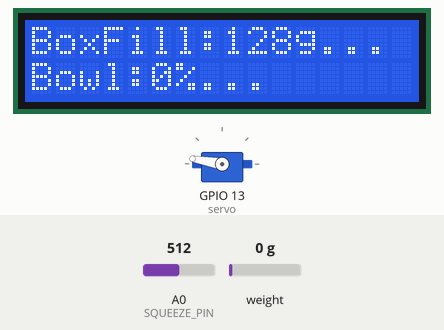
Recording of a sketch running on a simulated ESP8266 (NodeMCU). On the bench: servo, 16×2 character LCD. The test bench sets the inputs (shaded band); at power-on: weight on the scale 0 g, A0 (SQUEEZE_PIN) = 512. WiFi joins after 1.5 s; servers stay silent unless stated; what the sketch prints to the serial monitor is not drawn.

Above: at 11.4 s.
11.5 s: weight on the scale set to 100 g
At 13.5 s:
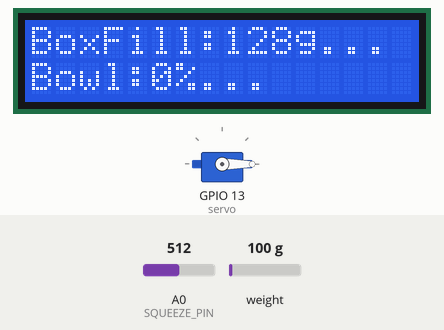
22.6 s: A0 (SQUEEZE_PIN) set to 716
At 31.6 s:
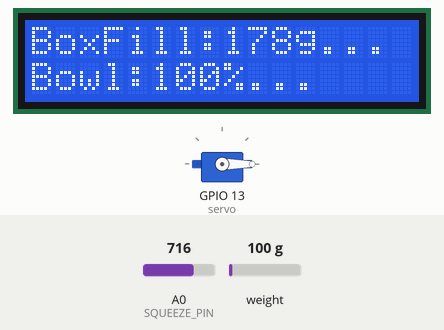
31.9 s: weight on the scale set to 18 g
At 41.7 s:
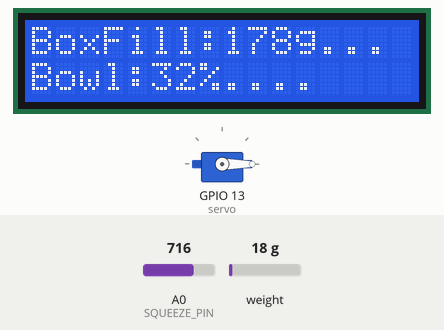
42.6 s: weight on the scale set to 15 g
At 52.2 s:
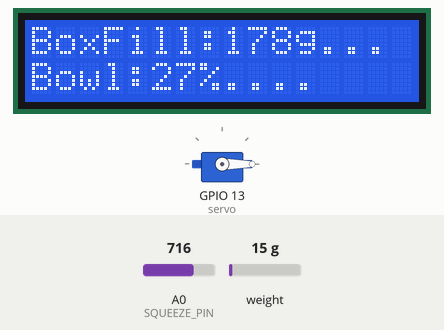
53.4 s: A0 (SQUEEZE_PIN) set to 900
At 62.2 s:
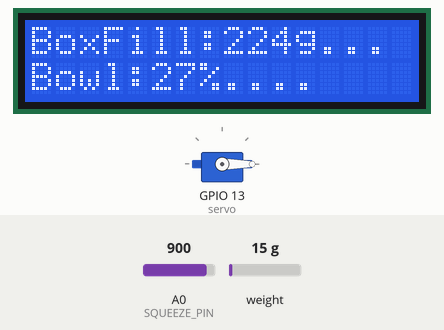
62.6 s: A0 (SQUEEZE_PIN) set to 1023
At 72.3 s:
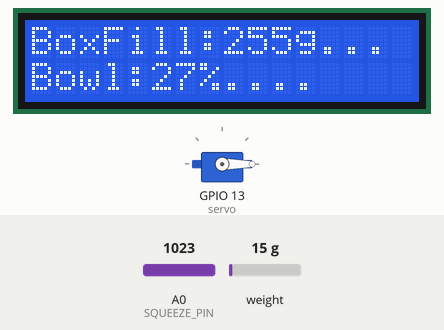
Timing chart, 0 to 73.6 s (numbered marks = the images above; inputs shaded):
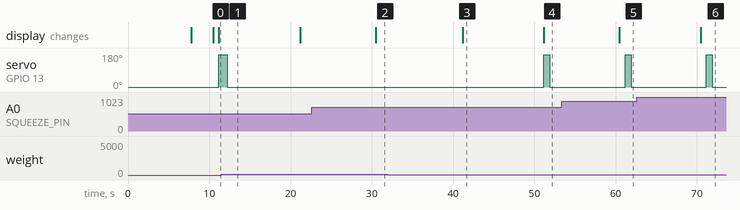

Measured:
- after the input at 11.5 s, servo on GPIO 13 (servo): goes on until 12.2 s, then stays 0°
- after the input at 22.6 s, the display: changes after 7.9 s (image 2)
- after the input at 31.9 s, the display: changes after 9.3 s (image 3)
- after the input at 42.6 s, servo on GPIO 13 (servo): 0° → 170° after 8.6 s, → 0° 0.73 s later; the display: changes after 8.6 s (image 4)
- after the input at 53.4 s, the display: changes after 7.1 s (image 5)
- after the input at 62.6 s, the display: changes after 7.9 s (image 6)

The sketch:

Feeder.ino
```cpp
#include "HX711.h"
#include <Servo.h>
#include <LiquidCrystal_I2C.h>
#include <ESP8266WiFi.h>

LiquidCrystal_I2C lcd(0x27, 16, 2);
Servo servo;

String apiKey = "API_KEY";
const char *ssid = "SSID";
const char *pass = "PASS";
const char* server = "api.thingspeak.com";


const int SQUEEZE_PIN = A0;
const int LOADCELL_DOUT_PIN = 12;
const int LOADCELL_SCK_PIN = 14;
const int SERVO = 13;
const int RA9P = A0;
#define red 16 // D0
#define green 15 // D8
HX711 scale;
WiFiClient client;

const float MIN_WEIGHT = 0;
const float MAX_WEIGHT = 55;

const float MIN_BOX_WEIGHT = 75;
const float MAX_BOX_WEIGHT = 3000;

unsigned long PREVIOUS_MILLIS = 0;
long INTERVAL = 10000;

void setup() {
  Serial.begin(38400);
  Serial.println("Initializing the scale");
  scale.begin(LOADCELL_DOUT_PIN, LOADCELL_SCK_PIN);

  scale.read();
  scale.read_average(20);
  scale.get_value(5);
  scale.get_units(5);
  scale.tare();

  scale.set_scale(2200.f);
  scale.read();
  scale.read_average(20);
  scale.get_value(5);
  scale.get_units(5);

  Serial.print("Odczyt wagi:");
  Serial.println(scale.get_units(5));

  servo.attach(13, 544, 2400);
  servo.write(0);
  lcd.init();
  lcd.backlight();
  delay(1000);
  //  servo.write(70);

  WiFi.begin(ssid, pass);

  while (WiFi.status() != WL_CONNECTED)
     {
            delay(500);
            Serial.print(".");
     }
   Serial.println("");
   Serial.println("WiFi connected");
}

int calculatePercentageFill(long minDistance, long maxDistance, long distance) {
  int fill =  ((distance - minDistance) * 100 / (maxDistance - minDistance));
  if (fill > 100) return 100;
  if (fill < 0) return 0;
  return fill;
}

 void sendWifiData(String text, int value, int field) {
  if (client.connect(server,80))   //   "184.106.153.149" or api.thingspeak.com
   {
       String postStr = apiKey;
       if(field == 3) {
        postStr +="&field3=";
       }else {
        postStr +="&field4=";
       }
       postStr += String(value);
       postStr += "\r\n\r\n";

       client.print("POST /update HTTP/1.1\n");
       client.print("Host: api.thingspeak.com\n");
       client.print("Connection: close\n");
       client.print("X-THINGSPEAKAPIKEY: "+apiKey+"\n");
       client.print("Content-Type: application/x-www-form-urlencoded\n");
       client.print("Content-Length: ");
       client.print(postStr.length());
       client.print("\n\n");
       client.print(postStr);

       Serial.print(text);
       Serial.print(value);
       Serial.println("%. Send to Thingspeak.");
  }
  client.stop();

  Serial.println("Waiting...");
 }


void runServo(float percentageWeight) {
  int seconds = (100 - percentageWeight) * 60 / 6;
  Serial.print("Seconds");
  Serial.println(seconds);
  if (seconds > 0) {
    servo.write(170);
    delay(seconds);
    servo.write(0);
  }
}


void adjustBowlFill() {
  int weight = scale.get_units(5);

  int bowlPercentageFill = calculatePercentageFill(MIN_WEIGHT, MAX_WEIGHT, weight);
  sendWifiData("foodBowlFill", bowlPercentageFill, 4);
  String output = "Bowl:" + String(bowlPercentageFill) + "%...";

  lightLCD(1, output);
  if (bowlPercentageFill < 30) {
    runServo(bowlPercentageFill);
  }
}

void setBowlFillOnLcd() {
  String output = "Bowl:" + String(calculatePercentageFill(MIN_WEIGHT, MAX_WEIGHT, scale.get_units(5))) + "%...";
    sendWifiData("foodBowlFill", calculatePercentageFill(MIN_WEIGHT, MAX_WEIGHT, scale.get_units(5)), 4);
  lightLCD(1, output);
}

int getBoxFill() {
  float squeeze = analogRead(SQUEEZE_PIN);
  Serial.println(squeeze);
  Serial.println(map(squeeze, 0, 1024, 0, 255));
  int formatedBoxFill = map(squeeze, 0, 1024, 0, 255);

    sendWifiData("fodBinFill", formatedBoxFill, 3);
    String output = "BoxFill:" + String(formatedBoxFill) + "g...";
    lightLCD(0, output);

  return map(squeeze, 0, 1024, 0, 255);
}


void lightBulb (int light, int dark) {
  digitalWrite(light, HIGH);
  digitalWrite(dark, LOW);
}

void lightLCD (int line, String text) {
  lcd.setCursor(0, line);
  lcd.print(text);
}

void loop() {
  unsigned long currentMillis = millis();
  if (currentMillis - PREVIOUS_MILLIS > INTERVAL) {
    PREVIOUS_MILLIS = currentMillis;
      lightBulb(green, red);

    int boxFill = getBoxFill();
    if (boxFill > MIN_BOX_WEIGHT ) {
      adjustBowlFill();
      lightBulb(green, red);
    } else {
      setBowlFillOnLcd();
      lightBulb(red, green);
    }
  }
}
```
